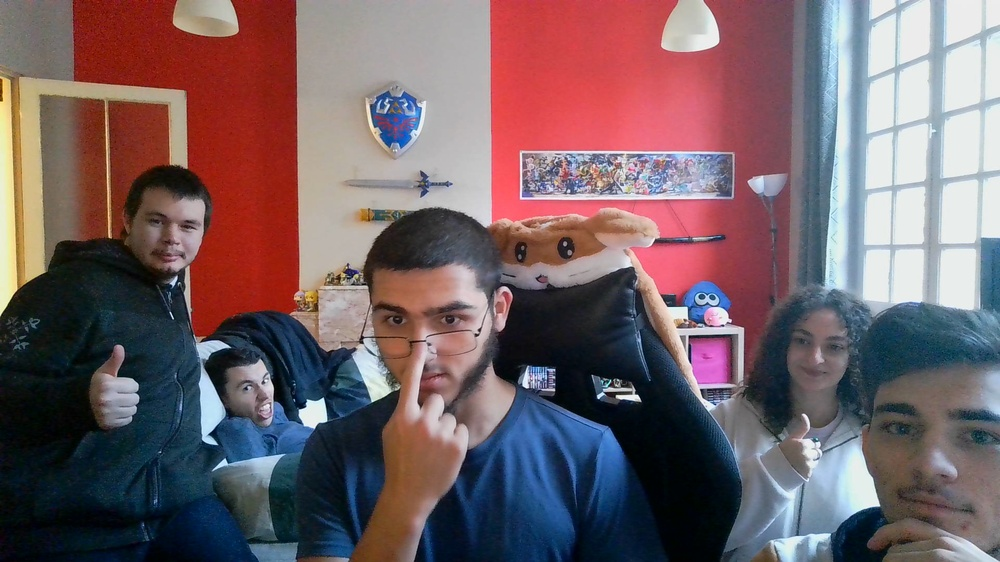
#> input picture src/img.jpg, 1000 x 562 px, shrunk from 1920 x 1080 before the run, found by its file name
$ python negativeImage.py
#> lines starting #> are read from the running program, lines starting #| are printed output that depends on the picture
import cv2 as cv
import numpy as np
import sys

pathToOutput = "output/"

pathToFile = "src/"
fileName = "img.jpg"
fileNameWithoutExtension = fileName.split(".")[0]
fileExtension = fileName.split(".")[1]

img = cv.imread(pathToFile + fileName)
#> img is the input picture: shape (562, 1000, 3); mean B, G, R 101.8, 96.8, 116.2

if img is None:
    sys.exit("Impossible de lire l'image")

imgInvert = np.zeros((img.shape[0], img.shape[1], 3), np.uint8)
for i in range(imgInvert.shape[0]):
    for j in range(imgInvert.shape[1]):
        imgInvert[i, j, 0] = 255 - img[i, j, 0]
        imgInvert[i, j, 1] = 255 - img[i, j, 1]
        imgInvert[i, j, 2] = 255 - img[i, j, 2]
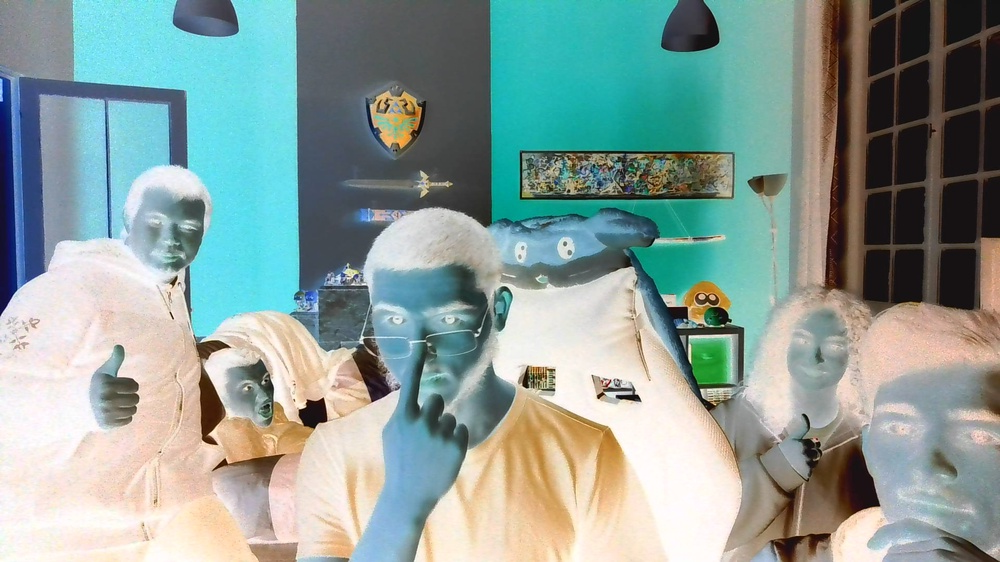
#> imgInvert: shape (562, 1000, 3); mean B, G, R 153.2, 158.2, 138.8


cv.imwrite(pathToOutput + fileNameWithoutExtension + "_inverted.jpg", imgInvert)


cv.imshow("Image de base", img)
cv.imshow("Image inversee", imgInvert)
cv.waitKey(0)
